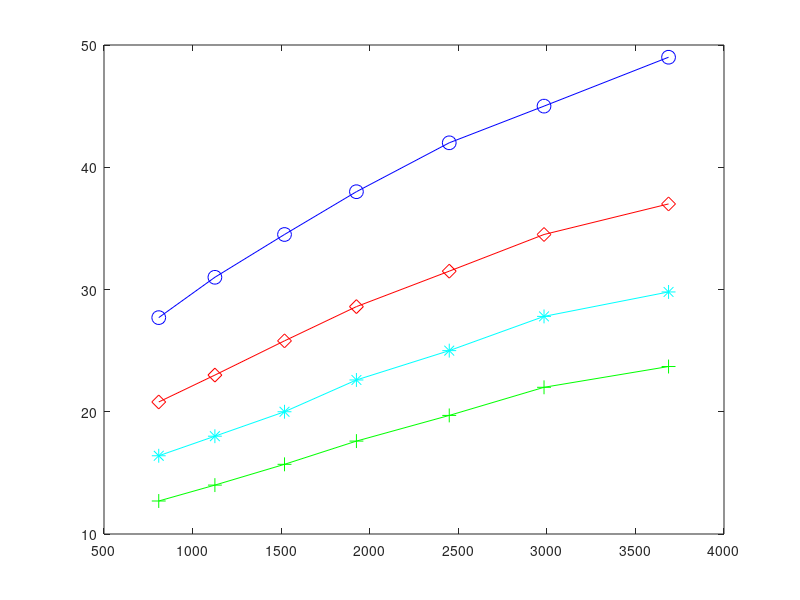

The MATLAB script that drew this image: (Note: this script raises an error after producing the figure.)
%plot figures 


dataset = 'online-tail';
task = 'comm-effi';

if strcmp(dataset, 'occupancy') && strcmp(task, 'comm-effi')
%communication efficient - occupancy
time = [292 461 684 1012 1400  1943 2474];
regret_basic = [17 20.3 23.7 27 30 33 37];
regret_our_beta1 = [15.2 18.3 21.4 24.4 27 30 33];
regret_our_beta2 = [13.6 16 19 21.7 24 27 29];
regret_our_beta3 = [11.8 14.3 16.6 19 21 23.6 25.8];
plot(time, regret_basic, '-ob','MarkerSize',10);
hold on;
plot(time, regret_our_beta1, '-dr','MarkerSize',10);
hold on;
plot(time, regret_our_beta2, '-*c','MarkerSize',10);
hold on;
plot(time, regret_our_beta3, '-+g','MarkerSize',10);
pax = gca;
pax.FontSize = 15;
axis([280 2500 10 40]);

xlabel('Time(s)');
ylabel('Dynamic regret');
legend('DOGD-PRE', 'DOGD-OUR(\beta=0.9)','DOGD-OUR(\beta=0.8)','DOGD-OUR(\beta=0.7)',...
    'Location','southeast'); 

elseif strcmp(dataset, 'online-tail') && strcmp(task, 'comm-effi')

%communication efficient - online-tail
time = [809 1126 1519 1925 2449 2984 3687];
regret_basic = [27.7 31 34.5 38 42 45 49];
regret_our_beta1 = [20.8 23 25.8 28.6 31.5 34.5 37];
regret_our_beta2 = [16.4 18 20 22.6 25 27.8 29.8];
regret_our_beta3 = [12.7 14 15.7 17.6 19.7 22 23.7];
plot(time, regret_basic, '-ob','MarkerSize',10);
hold on;
plot(time, regret_our_beta1, '-dr','MarkerSize',10);
hold on;
plot(time, regret_our_beta2, '-*c','MarkerSize',10);
hold on;
plot(time, regret_our_beta3, '-+g','MarkerSize',10);
pax = gca;
pax.FontSize = 15;
axis([800 3800 10 50]);

xlabel('Time(s)');
ylabel('Dynamic regret');
legend('DOGD-PRE', 'DOGD-OUR(\beta=0.9)','DOGD-OUR(\beta=0.8)','DOGD-OUR(\beta=0.7)',...
    'Location','southeast'); 



end





















